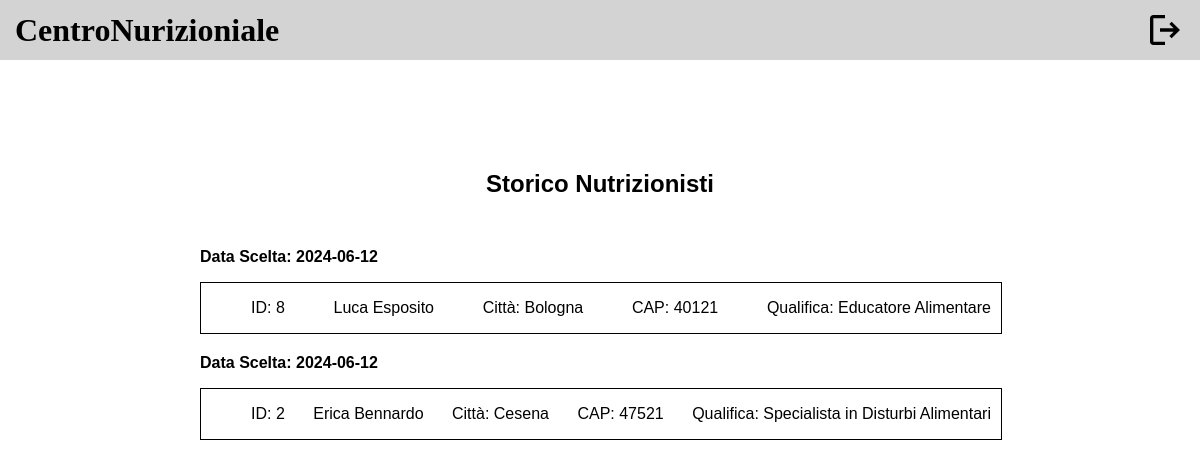
Page /public/storicoNutrizionisti.php (signed in) on the committed database.
### tables this page shows
CREATE TABLE `scelta` (
  `IDCliente` int(11) NOT NULL,
  `Data` date NOT NULL,
  `Ora` varchar(10) NOT NULL,
  `IDNutrizionista` int(11) NOT NULL
);

CREATE TABLE `nutrizionista` (
  `Nome` varchar(50) NOT NULL,
  `Cognome` varchar(50) NOT NULL,
  `Email` varchar(30) NOT NULL,
  `IDNutrizionista` int(11) NOT NULL,
  `Password` varchar(255) NOT NULL,
  `MediaVoti` int(11) NOT NULL
);

CREATE TABLE `indirizzo_prof` (
  `IDNutrizionista` int(11) NOT NULL,
  `Citta` varchar(50) NOT NULL,
  `CAP` int(11) NOT NULL,
  `Via` varchar(50) NOT NULL,
  `NCivico` int(11) NOT NULL
);

CREATE TABLE `possiede_q` (
  `IDNutrizionista` int(11) NOT NULL,
  `Titolo` varchar(100) NOT NULL
);

### db/database.php (called while the page is built, shortened)
<?php
require_once ("nutrizionistaTable.php");
class DatabaseConnection
{
    private $nutrizionistaTable;
    public function __construct($servername, $username, $password, $dbname, $port)
    {
        $this->db = new mysqli($servername, $username, $password, $dbname, $port);
        $this->nutrizionistaTable = new NutrizionistaTable($this->db);
    }
    public function getNutrizionistaTable()
    {
        return $this->nutrizionistaTable;
    }
}

### bootstrap.php (called while the page is built, shortened)
<?php
require_once ("db/database.php");
$dbh = new DatabaseConnection("localhost", "root", "", "centronutrizionale", 3306);
?>

### db/nutrizionistaTable.php (called while the page is built, shortened)
<?php
class NutrizionistaTable
{
    private $db;
    public function __construct($db)
    {
        $this->db = $db;
    }
    public function getAllNutrizionisti()
    {
        $stmt = $this->db->prepare("SELECT *
        FROM nutrizionista n
        JOIN informazione i ON n.IDNutrizionista = i.IDNutrizionista
        JOIN indirizzo_prof ip ON n.IDNutrizionista = ip.IDNutrizionista
        JOIN possiede_q q ON n.IDNutrizionista = q.IDNutrizionista
        ");
        $stmt->execute();
        $result = $stmt->get_result();
        return $result->fetch_all(MYSQLI_ASSOC);
    }
    public function getAttualNutrizionista($idCliente)
    {
        $stmt = $this->db->prepare("SELECT
        s.Data,
        s.Ora,
        s.IDNutrizionista,
        n.Nome,
        n.Cognome,
        n.Email,
        n.MediaVoti,
        q.Titolo AS Qualifica,
        i.Esperienza,
        i.Specializzazione,
        i.Orari,
        i.Telefono,
        p.Citta,
        p.CAP,
        p.Via,
        p.NCivico
    FROM
        scelta s
    JOIN
        nutrizionista n ON s.IDNutrizionista = n.IDNutrizionista
    LEFT JOIN
        possiede_q q ON n.IDNutrizionista = q.IDNutrizionista
    LEFT JOIN
        informazione i ON n.IDNutrizionista = i.IDNutrizionista
    LEFT JOIN
        indirizzo_prof p ON n.IDNutrizionista = p.IDNutrizionista
    WHERE
        s.IDCliente = ?
    ORDER BY
        s.Data DESC,
        s.Ora DESC
    LIMIT 1;
    ");
        $stmt->bind_param('i', $idCliente);
        $stmt->execute();
        $result = $stmt->get_result();
        return $result->fetch_all(MYSQLI_ASSOC);
    }
    public function getStoricoNutrizionistiScelti($idCliente)
    {
        $stmt = $this->db->prepare("SELECT
        s.Data,
        s.Ora,
        s.IDCliente,
        s.IDNutrizionista,
        n.Nome,
        n.Cognome,
        n.Email,
        n.MediaVoti,
        q.Titolo AS Qualifica,
        i.Esperienza,
        i.Specializzazione,
        i.Orari,
        i.Telefono,
        p.Citta,
        p.CAP,
        p.Via,
        p.NCivico
    FROM
        SCELTA s
    JOIN
        NUTRIZIONISTA n ON s.IDNutrizionista = n.IDNutrizionista
    LEFT JOIN
        possiede_q q ON n.IDNutrizionista = q.IDNutrizionista
    LEFT JOIN
        INFORMAZIONE i ON n.IDNutrizionista = i.IDNutrizionista
    LEFT JOIN
        INDIRIZZO_PROF p ON n.IDNutrizionista = p.IDNutrizionista
    WHERE
        s.IDCliente = ?
    ORDER BY
        s.Data DESC,
        s.Ora DESC;
    ");
        $stmt->bind_param('i', $idCliente);
        $stmt->execute();
        $result = $stmt->get_result();
        return $result->fetch_all(MYSQLI_ASSOC);
    }
}
?>

### nutrizionista.php (called while the page is built, shortened)
<?php
require_once ("bootstrap.php");
if (isUserLoggedIn()) {
    $templateparams["allNutrizionisti"] = $dbh->getNutrizionistaTable()->getAllNutrizionisti();
    $templateparams["nutrizionistaAttuale"] = $dbh->getNutrizionistaTable()->getAttualNutrizionista($_SESSION["id"]);
    $templateparams["storicoNutrizionisti"] = $dbh->getNutrizionistaTable()->getStoricoNutrizionistiScelti($_SESSION["id"]);
}
?>

### public/storicoNutrizionisti.php (the view, shortened to what this page needs)
<!DOCTYPE html>
<html lang="it">
<head>
  <link rel="stylesheet" href="../template/header/header.css">
  <link rel="stylesheet" href="styles/storicoNutrizionisti.css">
</head>
<body>
  <?php
  require ("../nutrizionista.php");
  $idsStampati = array();
  ?>
  <main>
    <section>
      <h1>Storico Nutrizionisti</h1>
      <?php foreach ($templateparams["storicoNutrizionisti"] as $nutrizionista): ?>
        <?php if (!in_array($nutrizionista["IDNutrizionista"], $idsStampati)): ?>
          <article>
            <p>Data Scelta: <?php echo $nutrizionista["Data"] ?></p>
            <div onclick="window.location.href='profiloNutrizionista.php'" class="result"
              data-id="<?php echo $nutrizionista["IDNutrizionista"] ?>" data-sceltaAttuale="<?php if ($templateparams["nutrizionistaAttuale"][0]["IDNutrizionista"] == $nutrizionista["IDNutrizionista"]) {
                   echo "si";
                 } else {
                   echo "no";
                 } ?>">
              <ul>
                <li>ID: <?php echo $nutrizionista["IDNutrizionista"] ?></li>
                <li><?php echo $nutrizionista["Nome"], " ", $nutrizionista["Cognome"] ?></li>
                <li>Città: <?php echo $nutrizionista["Citta"] ?></li>
                <li>CAP: <?php echo $nutrizionista["CAP"] ?></li>
                <li>Qualifica: <?php echo $nutrizionista["Qualifica"] ?></li>
              </ul>
            </div>
          </article>
          <?php
          $idsStampati[] = $nutrizionista["IDNutrizionista"];
          ?>
        <?php endif; ?>
      <?php endforeach; ?>
    </section>
  </main>
</body>
</html>

### template/header/header.css (style rules this page uses)
header h1 { margin: 0; }
header { display: flex; height: 60px; background-color: lightgray; justify-content: space-between; align-content:end; position: fixed; left: 0; right: 0; top: 0; }
.logout, .logo { display: flex; align-items: center; }
.logo { margin-left: 15px; }
.logout { margin-right: 15px; }
.logout img { height: 40px; }

### rows in the picture
scelta: Data "2024-06-12", IDNutrizionista "8", IDNutrizionista.Nome "Luca", IDNutrizionista.Cognome "Esposito", indirizzo_prof.Citta "Bologna", indirizzo_prof.CAP "40121", possiede_q.Titolo "Educatore Alimentare"
scelta: Data "2024-06-12", IDNutrizionista "2", IDNutrizionista.Nome "Erica", IDNutrizionista.Cognome "Bennardo", indirizzo_prof.Citta "Cesena", indirizzo_prof.CAP "47521", possiede_q.Titolo "Specialista in Disturbi Alimentari"
